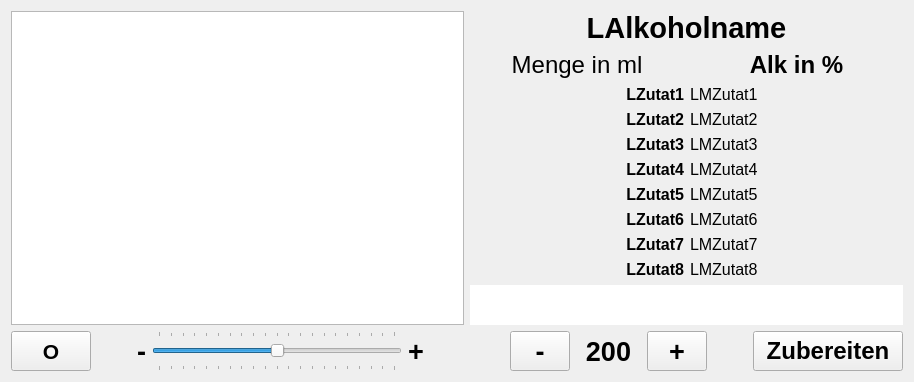
      <widget class="QWidget" name="tab">
       <attribute name="title">
        <string>Maker</string>
       </attribute>
       <layout class="QHBoxLayout" name="horizontalLayout_2">
        <item>
         <layout class="QVBoxLayout" name="verticalLayout_21">
          <item>
           <widget class="QListWidget" name="LWMaker">
            <property name="font">
             <font>
              <pointsize>20</pointsize>
             </font>
            </property>
            <property name="styleSheet">
             <string notr="true"> QScrollBar:vertical {
     border: 1px solid rgb(97, 97, 97);
     background: rgb(0, 0, 0);
     width: 40px;
     margin: 41px 0 41px 0;
 }
 QScrollBar::handle:vertical {
     background: rgb(0, 0, 0);
	 min-width: 20px;
	 max-width: 100px;
 }
 QScrollBar::add-line:vertical {
     border: 1px solid rgb(97, 97, 97);
     background: rgb(0, 0, 0);
     height: 40px;
     subcontrol-position: bottom;
     subcontrol-origin: margin;
 }

 QScrollBar::sub-line:vertical {
     border: 1px solid rgb(97, 97, 97);
     background: rgb(0, 0, 0);
     height: 40px;
     subcontrol-position: top;
     subcontrol-origin: margin;
 }
/*
 QScrollBar::sub-page:vertical {
	height: 100px
} */

 QScrollBar::up-arrow:vertical, QScrollBar::down-arrow:vertical {
   	 width: 12px;
     height: 12px;
     background: rgb(0, 123, 255);
 }</string>
            </property>
            <property name="horizontalScrollBarPolicy">
             <enum>Qt::ScrollBarAlwaysOff</enum>
            </property>
            <property name="textElideMode">
             <enum>Qt::ElideRight</enum>
            </property>
            <property name="sortingEnabled">
             <bool>true</bool>
            </property>
           </widget>
          </item>
          <item>
           <layout class="QHBoxLayout" name="horizontalLayout_21">
            <item>
             <widget class="QPushButton" name="PBSetnull">
              <property name="minimumSize">
               <size>
                <width>60</width>
                <height>40</height>
               </size>
              </property>
              <property name="font">
               <font>
                <pointsize>16</pointsize>
                <weight>75</weight>
                <bold>true</bold>
               </font>
              </property>
              <property name="text">
               <string>O</string>
              </property>
             </widget>
            </item>
            <item>
             <spacer name="horizontalSpacer_6">
              <property name="orientation">
               <enum>Qt::Horizontal</enum>
              </property>
              <property name="sizeHint" stdset="0">
               <size>
                <width>40</width>
                <height>20</height>
               </size>
              </property>
             </spacer>
            </item>
            <item>
             <widget class="QLabel" name="label_17">
              <property name="font">
               <font>
                <pointsize>20</pointsize>
                <weight>75</weight>
                <bold>true</bold>
               </font>
              </property>
              <property name="text">
               <string>-</string>
              </property>
             </widget>
            </item>
            <item>
             <widget class="QSlider" name="HSIntensity">
              <property name="minimumSize">
               <size>
                <width>250</width>
                <height>30</height>
               </size>
              </property>
              <property name="maximumSize">
               <size>
                <width>400</width>
                <height>50</height>
               </size>
              </property>
              <property name="font">
               <font>
                <pointsize>12</pointsize>
                <weight>75</weight>
                <bold>true</bold>
               </font>
              </property>
              <property name="minimum">
               <number>-20</number>
              </property>
              <property name="maximum">
               <number>20</number>
              </property>
              <property name="singleStep">
               <number>2</number>
              </property>
              <property name="pageStep">
               <number>2</number>
              </property>
              <property name="value">
               <number>0</number>
              </property>
              <property name="orientation">
               <enum>Qt::Horizontal</enum>
              </property>
              <property name="tickPosition">
               <enum>QSlider::TicksBothSides</enum>
              </property>
             </widget>
            </item>
            <item>
             <widget class="QLabel" name="label_24">
              <property name="font">
               <font>
                <pointsize>20</pointsize>
                <weight>75</weight>
                <bold>true</bold>
               </font>
              </property>
              <property name="text">
               <string>+</string>
              </property>
             </widget>
            </item>
            <item>
             <spacer name="horizontalSpacer_9">
              <property name="orientation">
               <enum>Qt::Horizontal</enum>
              </property>
              <property name="sizeHint" stdset="0">
               <size>
                <width>40</width>
                <height>20</height>
               </size>
              </property>
             </spacer>
            </item>
           </layout>
          </item>
         </layout>
        </item>
        <item>
         <layout class="QHBoxLayout" name="horizontalLayout">
          <item>
           <layout class="QVBoxLayout" name="verticalLayout_3">
            <item>
             <widget class="QLabel" name="LAlkoholname">
              <property name="font">
               <font>
                <pointsize>22</pointsize>
                <weight>75</weight>
                <bold>true</bold>
               </font>
              </property>
              <property name="text">
               <string>LAlkoholname</string>
              </property>
              <property name="alignment">
               <set>Qt::AlignCenter</set>
              </property>
             </widget>
            </item>
            <item>
             <layout class="QHBoxLayout" name="horizontalLayout_19">
              <item>
               <widget class="QLabel" name="LMenge">
                <property name="font">
                 <font>
                  <pointsize>18</pointsize>
                  <weight>50</weight>
                  <bold>false</bold>
                 </font>
                </property>
                <property name="text">
                 <string>Menge in ml</string>
                </property>
                <property name="alignment">
                 <set>Qt::AlignCenter</set>
                </property>
               </widget>
              </item>
              <item>
               <widget class="QLabel" name="LAlkoholgehalt">
                <property name="font">
                 <font>
                  <pointsize>18</pointsize>
                  <weight>75</weight>
                  <bold>true</bold>
                 </font>
                </property>
                <property name="text">
                 <string>Alk in %</string>
                </property>
                <property name="alignment">
                 <set>Qt::AlignCenter</set>
                </property>
               </widget>
              </item>
             </layout>
            </item>
            <item>
             <layout class="QHBoxLayout" name="horizontalLayout_6">
              <item>
               <layout class="QVBoxLayout" name="verticalLayout_6">
                <item>
                 <widget class="QLabel" name="LZutat1">
                  <property name="font">
                   <font>
                    <pointsize>12</pointsize>
                    <weight>75</weight>
                    <bold>true</bold>
                   </font>
                  </property>
                  <property name="layoutDirection">
                   <enum>Qt::LeftToRight</enum>
                  </property>
                  <property name="text">
                   <string>LZutat1</string>
                  </property>
                  <property name="alignment">
                   <set>Qt::AlignRight|Qt::AlignTrailing|Qt::AlignVCenter</set>
                  </property>
                 </widget>
                </item>
                <item>
                 <widget class="QLabel" name="LZutat2">
                  <property name="font">
                   <font>
                    <pointsize>12</pointsize>
                    <weight>75</weight>
                    <bold>true</bold>
                   </font>
                  </property>
                  <property name="layoutDirection">
                   <enum>Qt::LeftToRight</enum>
                  </property>
                  <property name="text">
                   <string>LZutat2</string>
                  </property>
                  <property name="alignment">
                   <set>Qt::AlignRight|Qt::AlignTrailing|Qt::AlignVCenter</set>
                  </property>
                 </widget>
                </item>
                <item>
                 <widget class="QLabel" name="LZutat3">
                  <property name="font">
                   <font>
                    <pointsize>12</pointsize>
                    <weight>75</weight>
                    <bold>true</bold>
                   </font>
                  </property>
                  <property name="layoutDirection">
                   <enum>Qt::LeftToRight</enum>
                  </property>
                  <property name="text">
                   <string>LZutat3</string>
                  </property>
                  <property name="alignment">
                   <set>Qt::AlignRight|Qt::AlignTrailing|Qt::AlignVCenter</set>
                  </property>
                 </widget>
                </item>
                <item>
                 <widget class="QLabel" name="LZutat4">
                  <property name="font">
                   <font>
                    <pointsize>12</pointsize>
                    <weight>75</weight>
                    <bold>true</bold>
                   </font>
                  </property>
                  <property name="layoutDirection">
                   <enum>Qt::LeftToRight</enum>
                  </property>
                  <property name="text">
                   <string>LZutat4</string>
                  </property>
                  <property name="alignment">
                   <set>Qt::AlignRight|Qt::AlignTrailing|Qt::AlignVCenter</set>
                  </property>
                 </widget>
                </item>
                <item>
                 <widget class="QLabel" name="LZutat5">
                  <property name="font">
                   <font>
                    <pointsize>12</pointsize>
                    <weight>75</weight>
                    <bold>true</bold>
                   </font>
                  </property>
                  <property name="layoutDirection">
                   <enum>Qt::LeftToRight</enum>
                  </property>
                  <property name="text">
                   <string>LZutat5</string>
                  </property>
                  <property name="alignment">
                   <set>Qt::AlignRight|Qt::AlignTrailing|Qt::AlignVCenter</set>
                  </property>
                 </widget>
                </item>
                <item>
                 <widget class="QLabel" name="LZutat6">
                  <property name="font">
                   <font>
                    <pointsize>12</pointsize>
                    <weight>75</weight>
                    <bold>true</bold>
                   </font>
                  </property>
                  <property name="layoutDirection">
                   <enum>Qt::LeftToRight</enum>
                  </property>
                  <property name="text">
                   <string>LZutat6</string>
                  </property>
                  <property name="alignment">
                   <set>Qt::AlignRight|Qt::AlignTrailing|Qt::AlignVCenter</set>
                  </property>
                 </widget>
                </item>
                <item>
                 <widget class="QLabel" name="LZutat7">
                  <property name="font">
                   <font>
                    <pointsize>12</pointsize>
                    <weight>75</weight>
                    <bold>true</bold>
                   </font>
                  </property>
                  <property name="layoutDirection">
                   <enum>Qt::LeftToRight</enum>
                  </property>
                  <property name="text">
                   <string>LZutat7</string>
                  </property>
                  <property name="alignment">
                   <set>Qt::AlignRight|Qt::AlignTrailing|Qt::AlignVCenter</set>
                  </property>
                 </widget>
                </item>
                <item>
                 <widget class="QLabel" name="LZutat8">
                  <property name="font">
                   <font>
                    <pointsize>12</pointsize>
                    <weight>75</weight>
                    <bold>true</bold>
                   </font>
                  </property>
                  <property name="layoutDirection">
                   <enum>Qt::LeftToRight</enum>
                  </property>
                  <property name="text">
                   <string>LZutat8</string>
                  </property>
                  <property name="alignment">
                   <set>Qt::AlignRight|Qt::AlignTrailing|Qt::AlignVCenter</set>
                  </property>
                 </widget>
                </item>
               </layout>
              </item>
              <item>
               <layout class="QVBoxLayout" name="verticalLayout_5">
                <item>
                 <widget class="QLabel" name="LMZutat1">
                  <property name="font">
                   <font>
                    <pointsize>12</pointsize>
                    <weight>50</weight>
                    <bold>false</bold>
                   </font>
                  </property>
                  <property name="text">
                   <string>LMZutat1</string>
                  </property>
                 </widget>
                </item>
                <item>
                 <widget class="QLabel" name="LMZutat2">
                  <property name="font">
                   <font>
                    <pointsize>12</pointsize>
                    <weight>50</weight>
                    <bold>false</bold>
                   </font>
                  </property>
                  <property name="text">
                   <string>LMZutat2</string>
                  </property>
                 </widget>
                </item>
                <item>
                 <widget class="QLabel" name="LMZutat3">
                  <property name="font">
                   <font>
                    <pointsize>12</pointsize>
                    <weight>50</weight>
                    <bold>false</bold>
                   </font>
                  </property>
                  <property name="text">
                   <string>LMZutat3</string>
                  </property>
                 </widget>
                </item>
                <item>
                 <widget class="QLabel" name="LMZutat4">
                  <property name="font">
                   <font>
                    <pointsize>12</pointsize>
                    <weight>50</weight>
                    <bold>false</bold>
                   </font>
                  </property>
                  <property name="text">
                   <string>LMZutat4</string>
                  </property>
                 </widget>
                </item>
                <item>
                 <widget class="QLabel" name="LMZutat5">
                  <property name="font">
                   <font>
                    <pointsize>12</pointsize>
                    <weight>50</weight>
                    <bold>false</bold>
                   </font>
                  </property>
                  <property name="text">
                   <string>LMZutat5</string>
                  </property>
                 </widget>
                </item>
                <item>
                 <widget class="QLabel" name="LMZutat6">
                  <property name="font">
                   <font>
                    <pointsize>12</pointsize>
                    <weight>50</weight>
                    <bold>false</bold>
                   </font>
                  </property>
                  <property name="text">
                   <string>LMZutat6</string>
                  </property>
                 </widget>
                </item>
                <item>
                 <widget class="QLabel" name="LMZutat7">
                  <property name="font">
                   <font>
                    <pointsize>12</pointsize>
                    <weight>50</weight>
                    <bold>false</bold>
                   </font>
                  </property>
                  <property name="text">
                   <string>LMZutat7</string>
                  </property>
                 </widget>
                </item>
                <item>
                 <widget class="QLabel" name="LMZutat8">
                  <property name="font">
                   <font>
                    <pointsize>12</pointsize>
                    <weight>50</weight>
                    <bold>false</bold>
                   </font>
                  </property>
                  <property name="text">
                   <string>LMZutat8</string>
                  </property>
                 </widget>
                </item>
               </layout>
              </item>
             </layout>
            </item>
            <item>
             <widget class="QTextBrowser" name="LKommentar">
              <property name="minimumSize">
               <size>
                <width>0</width>
                <height>0</height>
               </size>
              </property>
              <property name="maximumSize">
               <size>
                <width>475</width>
                <height>40</height>
               </size>
              </property>
              <property name="font">
               <font>
                <pointsize>10</pointsize>
               </font>
              </property>
              <property name="layoutDirection">
               <enum>Qt::LeftToRight</enum>
              </property>
              <property name="frameShape">
               <enum>QFrame::NoFrame</enum>
              </property>
             </widget>
            </item>
            <item>
             <layout class="QHBoxLayout" name="horizontalLayout_7">
              <item>
               <spacer name="horizontalSpacer_5">
                <property name="orientation">
                 <enum>Qt::Horizontal</enum>
                </property>
                <property name="sizeHint" stdset="0">
                 <size>
                  <width>40</width>
                  <height>20</height>
                 </size>
                </property>
               </spacer>
              </item>
              <item>
               <widget class="QPushButton" name="PBMminus">
                <property name="minimumSize">
                 <size>
                  <width>60</width>
                  <height>40</height>
                 </size>
                </property>
                <property name="maximumSize">
                 <size>
                  <width>60</width>
                  <height>40</height>
                 </size>
                </property>
                <property name="font">
                 <font>
                  <pointsize>20</pointsize>
                  <weight>75</weight>
                  <bold>true</bold>
                 </font>
                </property>
                <property name="text">
                 <string>-</string>
                </property>
               </widget>
              </item>
              <item>
               <widget class="QLabel" name="LCustomMenge">
                <property name="minimumSize">
                 <size>
                  <width>65</width>
                  <height>0</height>
                 </size>
                </property>
                <property name="font">
                 <font>
                  <pointsize>20</pointsize>
                  <weight>75</weight>
                  <bold>true</bold>
                 </font>
                </property>
                <property name="lineWidth">
                 <number>1</number>
                </property>
                <property name="text">
                 <string>200</string>
                </property>
                <property name="alignment">
                 <set>Qt::AlignCenter</set>
                </property>
               </widget>
              </item>
              <item>
               <widget class="QPushButton" name="PBMplus">
                <property name="minimumSize">
                 <size>
                  <width>60</width>
                  <height>40</height>
                 </size>
                </property>
                <property name="maximumSize">
                 <size>
                  <width>60</width>
                  <height>40</height>
                 </size>
                </property>
                <property name="font">
                 <font>
                  <pointsize>20</pointsize>
                  <weight>75</weight>
                  <bold>true</bold>
                 </font>
                </property>
                <property name="text">
                 <string>+</string>
                </property>
               </widget>
              </item>
              <item>
               <spacer name="horizontalSpacer_8">
                <property name="orientation">
                 <enum>Qt::Horizontal</enum>
                </property>
                <property name="sizeHint" stdset="0">
                 <size>
                  <width>40</width>
                  <height>20</height>
                 </size>
                </property>
               </spacer>
              </item>
              <item>
               <widget class="QPushButton" name="PBZubereiten_custom">
                <property name="minimumSize">
                 <size>
                  <width>150</width>
                  <height>40</height>
                 </size>
                </property>
                <property name="maximumSize">
                 <size>
                  <width>200</width>
                  <height>40</height>
                 </size>
                </property>
                <property name="font">
                 <font>
                  <pointsize>18</pointsize>
                  <weight>75</weight>
                  <bold>true</bold>
                 </font>
                </property>
                <property name="text">
                 <string>Zubereiten</string>
                </property>
               </widget>
              </item>
             </layout>
            </item>
           </layout>
          </item>
         </layout>
        </item>
       </layout>
      </widget>
